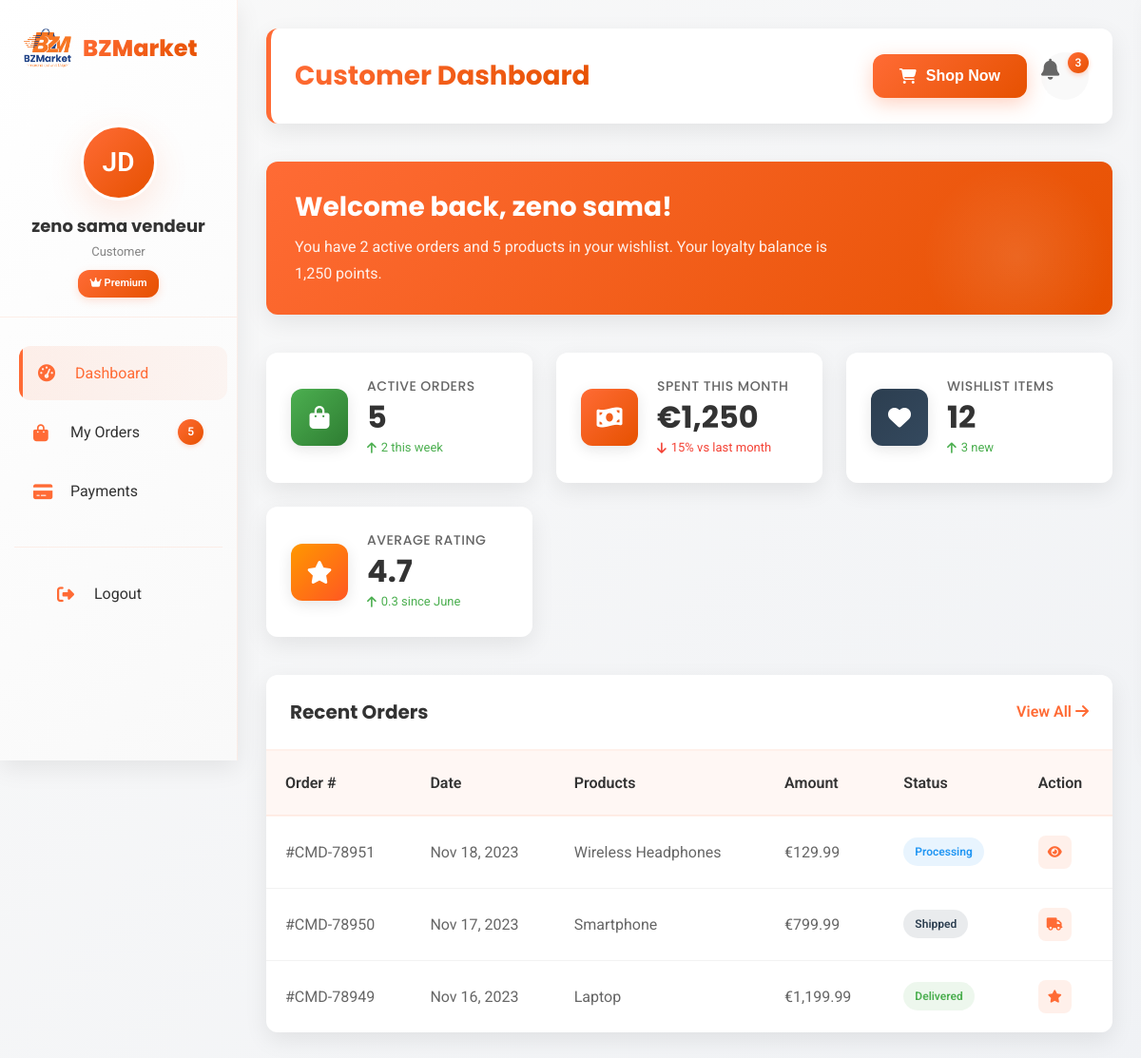
The page /dashboard/ (signed in) on the database as committed earlier.
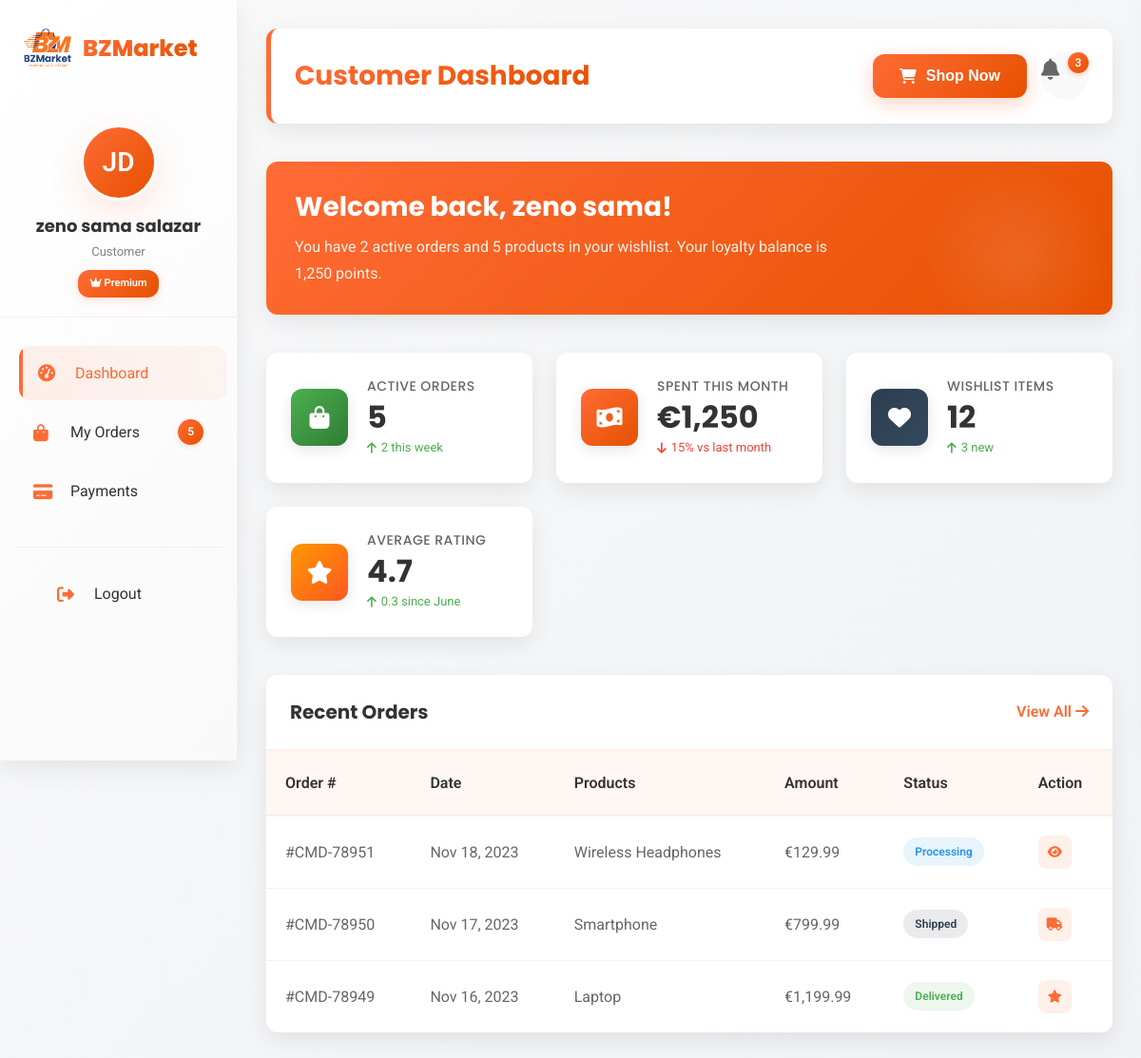
The same page on the database as committed later.
### client/models.py (models this page shows)
class Utilisateur(AbstractUser): # creation de la classe Utilisateur
    ETAT_COMPTE_CHOICES = [
        ('A', 'Active'),
        ('D', 'Desactive'),
    ]
    PRIVILEGE_UTILISATEUR_CHOICES = [
        ('AD', 'Administrateur'),
        ('CL', 'Client'),
        ('VD', 'Vendeur')
    ]
    username = models.CharField(max_length=100)
    email = models.EmailField(unique=True)
    adresse = models.CharField(max_length=100)
    numero_tel = models.TextField(max_length=20)
    etatCompte = models.CharField(max_length=100, choices=ETAT_COMPTE_CHOICES)
    DateCreation = models.DateTimeField(default=datetime.now())
    privilege = models.CharField(max_length=100, choices=PRIVILEGE_UTILISATEUR_CHOICES)
    derniere_modification = models.CharField(max_length=100, null=True)
    heure_derniere_modification = models.DateTimeField(null=True)
    USERNAME_FIELD = "email"
    REQUIRED_FIELDS = ["username", "password", "etatCompte", "privilege", "numero_tel"]

### client/views.py (the view)
# urls.py: path('dashboard/', views.dashboard, name='dashboardClient'),
@login_required(login_url='login')
def dashboard(request):
    return render(request, 'services/dashboard_client.html')

### client/templates/services/dashboard_client.html (shortened to what the changed rows need)
<!DOCTYPE html>
{% load static %}
<html lang="en">
<head>
    <link rel="stylesheet" href="https://cdnjs.cloudflare.com/ajax/libs/font-awesome/6.4.0/css/all.min.css">
    <link rel="stylesheet" href="{% static 'css/message.css' %}">
</head>
<body>
    <div class="dashboard-container">
        <aside class="sidebar" id="sidebar">
            <div class="logo">
                <h1>BZMarket</h1>
            </div>
            <div class="client-profile">
                <div class="avatar">JD</div>
                {% if user.is_authenticated %}
                <h3>{{ user.first_name }} {{ user.last_name }}</h3>
                {% endif %}
                <p>Customer</p>
                <div class="client-status">
                    <i class="fas fa-crown"></i> Premium
                </div>
            </div>
        </aside>
        <main class="main-content">
            <div class="header">
                <h2 id="sectionTitle">Customer Dashboard</h2>
            </div>
            <div class="welcome-banner">
                {% if user.is_authenticated %}
                <h2>Welcome back, {{ user.first_name }}!</h2>
                <p>You have 2 active orders and 5 products in your wishlist. Your loyalty balance is 1,250 points.</p>
                {% endif %}
            </div>
            <div id="content-container">
                <div class="section-content" id="dashboard-content">
                    <div class="table-container">
                        <table>
                            <thead>
                                <tr>
                                    <th>Order #</th>
                                    <th>Date</th>
                                    <th>Products</th>
                                    <th>Amount</th>
                                    <th>Status</th>
                                    <th>Action</th>
                                </tr>
                            </thead>
                        </table>
                    </div>
                </div>
            </div>
        </main>
    </div>
</body>
</html>

Rows that differ between the two databases and show on the page:
changed Utilisateur "zeno sama": last_name "vendeur" → "salazar"
